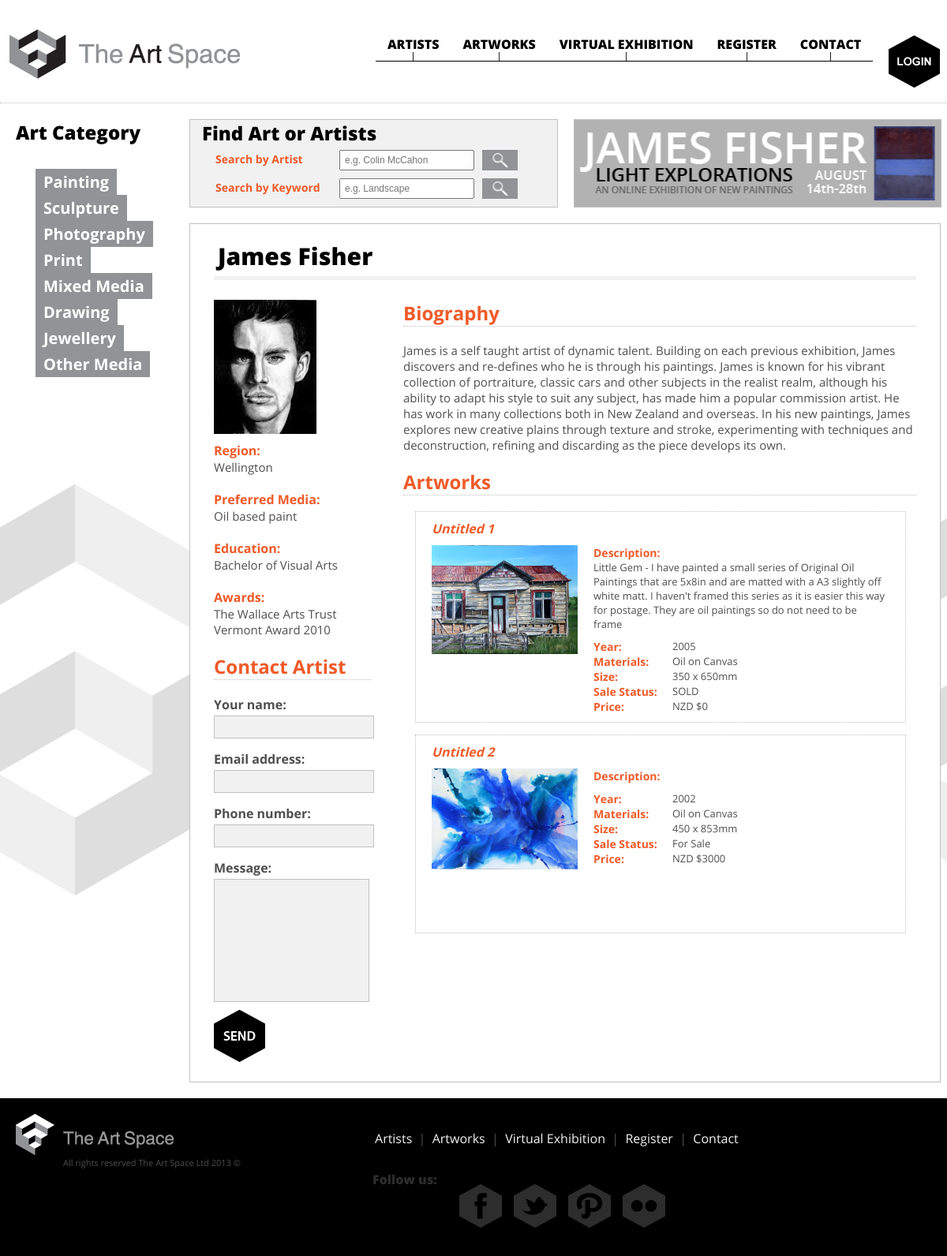
The app's page /artistBio.php with its own data.
### tables this page shows
CREATE TABLE IF NOT EXISTS `tbcategory` (
  `CategoryID` int(11) NOT NULL AUTO_INCREMENT,
  `CategoryName` varchar(50) NOT NULL,
  PRIMARY KEY (`CategoryID`)
);

CREATE TABLE IF NOT EXISTS `tbartist` (
  `ArtistID` int(11) NOT NULL AUTO_INCREMENT,
  `FirstName` varchar(100) NOT NULL,
  `LastName` varchar(100) NOT NULL,
  `Region` varchar(50) NOT NULL,
  `ProfilePic` varchar(50) NOT NULL,
  `PreferredMedium` varchar(100) NOT NULL,
  `Education` varchar(250) NOT NULL,
  `Awards` varchar(250) NOT NULL,
  `Biography` varchar(2000) NOT NULL,
  `Email` varchar(100) NOT NULL,
  `Password` varchar(100) NOT NULL,
  `Visible` int(11) NOT NULL,
  PRIMARY KEY (`ArtistID`)
);

CREATE TABLE IF NOT EXISTS `tbartwork` (
  `ArtworkID` int(11) NOT NULL AUTO_INCREMENT,
  `CategoryID` int(11) NOT NULL,
  `ArtistID` int(11) NOT NULL,
  `Title` varchar(100) NOT NULL,
  `Description` varchar(1000) NOT NULL,
  `Year` int(11) NOT NULL,
  `Materials` varchar(100) NOT NULL,
  `Size` varchar(100) NOT NULL,
  `SaleStatus` varchar(50) NOT NULL,
  `Price` int(11) NOT NULL,
  `PhotoLink` varchar(150) NOT NULL,
  `Visible` int(11) NOT NULL,
  PRIMARY KEY (`ArtworkID`),
  KEY `CategoryID` (`CategoryID`,`ArtistID`),
  KEY `ArtistID` (`ArtistID`)
);

### includes/categoryClass.php (called while the page is built, shortened)
<?php
require_once ('database.php');
require_once ('artworkClass.php');
class Category {
	private $sCategoryName;
	public function __construct(){
		$this->sCategoryName = "";
	}
	public function load($iCategoryID){
		$oDatabase = new Database();
		$sQuery = "SELECT CategoryID, CategoryName
					FROM tbcategory
					WHERE CategoryID = ".$iCategoryID;
		$oResult = $oDatabase->query($sQuery);
		$aCategoryInfo = $oDatabase->fetch_array($oResult);
		$this->sCategoryName = $aCategoryInfo['CategoryName'];
		$sQuery = "SELECT ArtworkID
					FROM tbartwork
					WHERE CategoryID = ".$iCategoryID;
		$oResult = $oDatabase->query($sQuery);
		while($aRow = $oDatabase->fetch_array($oResult)){
			$oArtwork = new Artwork();
			$oArtwork->load($aRow["ArtworkID"]);
		}
	}
	public function __get($sProperty){
		switch ($sProperty){
			case "CategoryName":
				return $this->sCategoryName;
				break;
		}
	}
}
?>

### includes/database.php (called while the page is built, shortened)
<?php
class Database{
    private $sqliConnection;
    public function __construct(){
        $this->sqliConnection = new mysqli(HOST,USER_NAME, PASSWORD, DB_NAME);
    }
    public function query($sSQL){
        $resResult = $this->sqliConnection->query($sSQL);
        return $resResult;
    }
    public function fetch_array($resResult){
        return $resResult->fetch_array(MYSQLI_ASSOC);
    }
}
?>

### includes/categoryManager.php (called while the page is built, shortened)
<?php
require_once ('database.php');
require_once ('categoryClass.php');
class CategoryManager {
	public function getAllCategories(){
		$oDatabase = new Database();
		$sQuery = "SELECT CategoryID FROM tbcategory";
		$oResult = $oDatabase->query($sQuery);
		$aCategories = array();
		while ($aRows = $oDatabase->fetch_array($oResult)){
			$oCategory = new Category();
			$oCategory->load($aRows["CategoryID"]);
			$aCategories[] = $oCategory;
		}
		return $aCategories;
	}
}
?>

### includes/artistClass.php (called while the page is built, shortened)
<?php
require_once ('database.php');
require_once ('artworkClass.php');
class Artist {
	private $sFirstName;
	private $sLastName;
	private $sRegion;
	private $sProfilePic;
	private $sPreferredMedium;
	private $sEducation;
	private $sAwards;
	private $sBiography;
	public function __construct(){
		$this->sFirstName = "";
		$this->sLastName = "";
		$this->sRegion = "";
		$this->sProfilePic = "";
		$this->sPreferredMedium = "";
		$this->sEducation = "";
		$this->sAwards = "";
		$this->sBiography = "";
		$this->aArtworks = array();
	}
	public function load($iArtistID){
		$oDatabase = new Database();
		$sQuery = "SELECT ArtistID, FirstName, LastName, Region, ProfilePic, PreferredMedium, Education, Awards, Biography, Email, Password, Visible
				FROM tbartist
				WHERE ArtistID = ".$iArtistID;
		$oResult = $oDatabase->query($sQuery);
		$aArtistInfo = $oDatabase->fetch_array($oResult);
		$this->sFirstName = $aArtistInfo['FirstName'];
		$this->sLastName = $aArtistInfo['LastName'];
		$this->sRegion = $aArtistInfo['Region'];
		$this->sProfilePic = $aArtistInfo['ProfilePic'];
		$this->sPreferredMedium = $aArtistInfo['PreferredMedium'];
		$this->sEducation = $aArtistInfo['Education'];
		$this->sAwards = $aArtistInfo['Awards'];
		$this->sBiography = $aArtistInfo['Biography'];
		$sQuery = "SELECT ArtworkID
					FROM tbartwork
					WHERE ArtistID = ".$iArtistID;
		$oResult = $oDatabase->query($sQuery);
		while ($aRow = $oDatabase->fetch_array($oResult)){
			$oArtwork = new Artwork();
			$oArtwork->load($aRow["ArtworkID"]);
			$this->aArtworks[] = $oArtwork;
		}
	}
	public function __get($sProperty){
		switch ($sProperty){
			case "FirstName":
				return $this->sFirstName;
				break;
			case "LastName":
				return $this->sLastName;
				break;
			case "Region":
				return $this->sRegion;
				break;
			case "ProfilePic":
				return $this->sProfilePic;
				break;
			case "PreferredMedium":
				return $this->sPreferredMedium;
				break;
			case "Education":
				return $this->sEducation;
				break;
			case "Awards":
				return $this->sAwards;
				break;
			case "Biography":
				return $this->sBiography;
				break;
			case "Artworks":
				return $this->aArtworks;
				break;
		}
	}
}
?>

### includes/artworkClass.php (called while the page is built, shortened)
<?php
require_once ('database.php');
class Artwork {
	private $sTitle;
	private $sDescription;
	private $iYear;
	private $sMaterials;
	private $sSize;
	private $sSaleStatus;
	private $iPrice;
	private $sPhotoLink;
	public function __construct(){
		$this->sTitle = "";
		$this->sDescription = "";
		$this->iYear = 0;
		$this->sMaterials = "";
		$this->sSize = "";
		$this->sSaleStatus = "";
		$this->iPrice = 0;
		$this->sPhotoLink = "";
	}
	public function load($iArtworkID){
		$oDatabase = new Database();
		$sQuery = "SELECT ArtworkID, CategoryID, ArtistID, Title, Description, Year, Materials, Size, SaleStatus, Price, PhotoLink, Visible
					FROM tbartwork
					WHERE ArtworkID = ".$iArtworkID;
		$oResult = $oDatabase->query($sQuery);
		$aArtworkInfo = $oDatabase->fetch_array($oResult);
		$this->sTitle = $aArtworkInfo['Title'];
		$this->sDescription = $aArtworkInfo['Description'];
		$this->iYear = $aArtworkInfo['Year'];
		$this->sMaterials = $aArtworkInfo['Materials'];
		$this->sSize = $aArtworkInfo['Size'];
		$this->sSaleStatus = $aArtworkInfo['SaleStatus'];
		$this->iPrice = $aArtworkInfo['Price'];
		$this->sPhotoLink = $aArtworkInfo['PhotoLink'];
	}
	public function __get($sProperty){
		switch ($sProperty){
			case "Title":
				return $this->sTitle;
				break;
			case "Description":
				return $this->sDescription;
				break;
			case "Year":
				return $this->iYear;
				break;
			case "Materials":
				return $this->sMaterials;
				break;
			case "Size":
				return $this->sSize;
				break;
			case "SaleStatus":
				return $this->sSaleStatus;
				break;
			case "Price":
				return $this->iPrice;
				break;
			case "PhotoLink":
				return $this->sPhotoLink;
				break;
		}
	}
}

### includes/artistBioView.php (the view)
<?php
class ArtistBioView {
	public function render($oArtist){
		$aArtworks = $oArtist->Artworks;
		$sHTML = "";
		$sHTML .= '<h1>'.$oArtist->FirstName.' '.$oArtist->LastName.'</h1>
		            <div id="leftcolumn">
		                <div class="profilepic"><img src="assets/images/profiles/'.$oArtist->ProfilePic.'"></div>
		                <h3>Region:</h3>
		                <p>'.$oArtist->Region.'</p>
		                <h3>Preferred Media:</h3>
		                <p>'.$oArtist->PreferredMedium.'</p>
		                <h3>Education:</h3>
		                <p>'.$oArtist->Education.'</p>
		                <h3>Awards:</h3>
		                <p>'.$oArtist->Awards.'</p>
		                <h2>Contact Artist</h2>
		                <form method="post" action="" id="enquiry">
		                    <fieldset>
		                        <label for="name">Your name:</label>
		                        <input type="text" name="name" id="name" />
		                        <label for="email">Email address:</label>
		                        <input type="text" name="email" id="email" />
		                        <label for="phone">Phone number:</label>
		                        <input type="text" name="phone" id="phone" />
		                        <label for="message">Message:</label>
		                        <textarea id="message" name="message" rows="10" cols="22"></textarea>
		                        <input type="submit" id="submitenquiry" value="" />
		                    </fieldset>
		                </form>
		            </div>
		            <div id="rightcolumn">
	                <h2>Biography</h2>
	                <p>'.$oArtist->Biography.'</p>
	                <h2>Artworks</h2>';
	    for ($i=0;$i<count($aArtworks);$i++){
		$oCurrentArtwork = $aArtworks[$i];
		$sHTML .= '<div class="artworks">
	                    <h3 class="title">'.$oCurrentArtwork->Title.'</h3>
	                    <div class="artworkphoto"><a href=""><img src="assets/images/artworks/'.$oCurrentArtwork->PhotoLink.'" title="Click for larger image" /></a></div>
	                    <div class="details">
	                        <h3>Description:</h3>
	                        <p class="description">'.$oCurrentArtwork->Description.'</p>
	                        <h3>Year:</h3><p>'.$oCurrentArtwork->Year.'</p>
	                        <h3>Materials:</h3><p>'.$oCurrentArtwork->Materials.'</p>
	                        <h3>Size:</h3><p>'.$oCurrentArtwork->Size.'</p>
	                        <h3>Sale Status:</h3><p>'.$oCurrentArtwork->SaleStatus.'</p>
	                        <h3>Price:</h3><p>NZD $'.$oCurrentArtwork->Price.'</p>
		                </div>
		                <div class="clear"></div>
	                </div>';
	    }
	    $sHTML .=  '</div>';
		return $sHTML;
	}
}
?>

### includes/categoryMenuView.php
<?php
class MenuView {
	public function render($aCategories){
		$sHTML = '';
		$sHTML .= '<ul id="cat-nav">';
		for ($i=0;$i<count($aCategories);$i++) {
			$oCurrentCategory = $aCategories[$i];
			$sHTML .= '<li><a href="artworks.php">'.htmlentities($oCurrentCategory->CategoryName).'</a></li>';
		}
		$sHTML .= '</ul>';
		return $sHTML;
	}
}
?>

### assets/css/main.css (style rules this page uses)
html, body, div, span, applet, object, iframe, h1, h2, h3, h4, h5, h6, p, blockquote, pre, a, abbr, acronym, address, big, cite, code, del, dfn, em, img, ins, kbd, q, s, samp, small, strike, strong, sub, sup, tt, var, b, u, i, center, dl, dt, dd, ol, ul, li, fieldset, form, label, legend, table, caption, tbody, tfoot, thead, tr, th, td, article, aside, canvas, details, embed, figure, figcaption, footer, header, hgroup, menu, nav, output, ruby, section, summary, time, mark, audio, video { margin: 0; padding: 0; border: 0; font-size: 100%; font: inherit; vertical-align: baseline; }
body { font-family: 'OpenSansRegular'; background-image: url('../images/bglarge.png'); background-repeat: repeat-x; background-position: -200px 500px; color: #4f4f4f; }
h1, h2, h3, h4, h5 { font-family: 'OpenSansExtrabold'; color: black; }
p { font-size: 15px; line-height: 20px; margin-bottom: 20px; }
h1 { font-size: 30px; }
h2 { font-size: 24px; }
#cat-nav { list-style: none; font-family: 'OpenSansBold'; margin-top: 30px; margin-left: 25px; font-size: 20px; }
#cat-nav li a { text-decoration: none; color: white; background-color: #919396; display: inline-block; padding: 3px 10px; }
#main h1 { border-bottom: 5px solid #F1F1F1; margin: 20px 30px 10px 30px; padding-bottom: 5px; text-indent: 5px; }
#main h2, #main h3 { color: #EF5A28; font-family: 'OpenSansBold'; }
#main h2 { margin-bottom: 20px; border-bottom: 1px dotted silver; }
.profilepic { width: 170px; height: 170px; margin-bottom: 10px; position: relative; }
.profilepic img { max-width: 100%; max-height: 100%; position: absolute; top: 0; bottom: 0; margin: auto; }
#leftcolumn { width: 200px; margin: 15px 40px 10px 30px; float: left; }
#enquiry label { display: block; font-family: 'OpenSansBold'; color: #4f4f4f; height: 20px; float: left; font-size: 16px; margin-bottom: 5px; }
#enquiry input { height: 25px; float: left; width: 197px; margin-bottom: 15px; background-color: #F1F1F1; border: 1px silver solid; }
#enquiry textarea { float: left; resize: none; background-color: #F1F1F1; border: 1px silver solid; }
#submitenquiry { background-image: url('../images/enquiry-button.png'); background-position: top; background-repeat: no-repeat; background-color: white !important; width: 65px !important; height: 66px !important; margin-top: 10px; padding: 0; text-indent: -999999px; border: none !important; float: left; box-sizing: content-box; -moz-box-sizing: content-box; -ms-box-sizing: content-box; -webkit-box-sizing: content-box; }
#rightcolumn { width: 650px; margin-top: 15px; float: left; }
#rightcolumn a { text-decoration: none; color: #EF5A28; }
.artworks { border: 1px silver dotted; width: 620px; margin-left: 15px; margin-bottom: 15px; min-height: 250px; }
.title { font-family: 'OpenSansBoldItalic'; font-style: italic; margin: 10px 20px; }
.artworkphoto { vertical-align: center; float: left; margin-left: 20px; width: 185px; height: 185px; }
.artworkphoto img { max-width: 100%; max-height: 100%; }
.details { width: 370px; float: left; margin-left: 20px; margin-bottom: 10px; }
.details h3 { float: left; width: 100px; font-size: 14px; clear: both; }
.details p { float: left; font-size: 13px; line-height: 18px; margin: 0; *float: none; }
.description { clear: both; margin-bottom: 10px !important; *width: 100%; }

### records on screen
tbcategory: CategoryName "Painting"
tbcategory: CategoryName "Sculpture"
tbcategory: CategoryName "Photography"
tbcategory: CategoryName "Print"
tbcategory: CategoryName "Mixed Media"
tbcategory: CategoryName "Drawing"
tbcategory: CategoryName "Jewellery"
tbcategory: CategoryName "Other Media"
tbartist: FirstName "James", LastName "Fisher", ProfilePic (picture), Region "Wellington", PreferredMedium "Oil based paint", Education "Bachelor of Visual Arts", Awards "The Wallace Arts Trust Vermont Award 2010", Biography "James is a self taught artist of dynamic talent. Building on each previous exhibition, James discovers and re-defines who he is through his paintings. James is known for his vibrant collection of portraiture, classic cars and other subjects in the realist realm, although his ability to adapt his style to suit any subject, has made him a popular commission artist. He has work in many collections both in New Zealand and overseas. In his new paintings, James explores new creative plains through texture and stroke, experimenting with techniques and deconstruction, refining and discarding as the piece develops its own."
tbartwork: Title "Untitled 1", PhotoLink (picture), Description "Little Gem - I have painted a small series of Original Oil Paintings that are 5x8in and are matted with a A3 slightly off white matt. I haven't framed this series as it is easier this way for postage. They are oil paintings so do not need to be frame", Year "2005", Materials "Oil on Canvas", Size "350 x 650mm", SaleStatus "SOLD", Price "0"
tbartwork: Title "Untitled 2", PhotoLink (picture), Year "2002", Materials "Oil on Canvas", Size "450 x 853mm", SaleStatus "For Sale", Price "3000"
